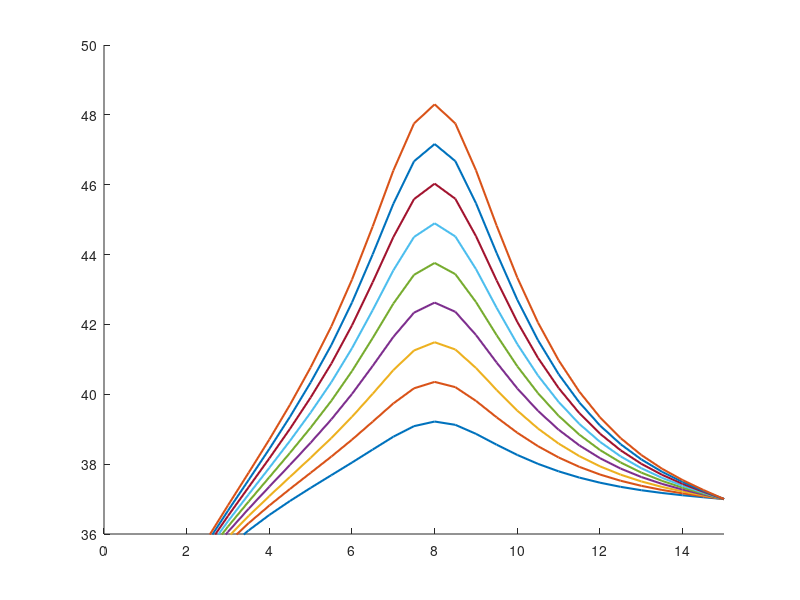

Write the MATLAB code that produced this figure. (Note: this script raises an error after producing the figure.)
%––––––––––––––––––––––––––––––––––––––––––––––––––––––––––––––––––––––––––––
% 1D hyperbolic bioheat w/ Gaussian tumor source, 3 skin layers, finer mesh
% and reduced dt for stability; snapshots at 2.5, 5, 7.5, 10 s in one plot.
%––––––––––––––––––––––––––––––––––––––––––––––––––––––––––––––––––––––––––––

clear; clc;

%% 1) DISCRETIZE TIME & SPATIAL DOMAINS
% Skin Layer thickness
L_epi = 0.0015;   % Epidermis (1.5 mm)
L_derm = 0.0035;  % Dermis (3.5 mm)
L_subq = 0.01;    % Subcutaneous (10 mm)
Lx = L_epi + L_derm + L_subq; % Domain Length

x_ast  = 0.008;   % [m]   Tumor center (midpoint of 0.05 m)

dx     = 0.0005;  % [m]   Spatial step → now 21 nodes from 0 to 0.05
dt     = 0.015;    % [s]   Time step (smaller for stability)
max_time = 10;   % plot up to 10s
time_steps = round(max_time/dt) + 1; % ensures we reach exactly 10 s: (n−1)*dt = 10
time = 0:dt:max_time+dt;

x  = 0:dx:Lx;          % x = [0, 0.0025, 0.005, …, 0.05]
nx = numel(x);

% Define Layers
layer = zeros(1, nx);
layer(x <= L_epi) = 1;                                  % Epidermis
layer(x > L_epi & x <= L_epi + L_derm) = 2;             % Dermis
layer(x > L_epi + L_derm) = 3;                          % Subcutaneous

% Find index of tumor center (closest grid point to x_ast)
[~, iTumor] = min(abs(x - x_ast));

%% 2) CONSTANTS AND PARAMETERS
% ------------ Physical Parameters ------------
% Skin Layer params
rho    = [1150 1116 900];   % [kg/m^3]  Tissue density (layers)
c      = [3590 3300 2500];  % [J/(kg·°C)]  Tissue specific heat
k      = [0.2 0.45 0.3];    % [W/(m·°C)]  Thermal conductivity
k_star = [0.1 0.1 0.1];     % [W/(m·°C·s)]  Hyperbolic‐term coefficient

% Blood params
h      = 4.5;     % [W/(m^2·°C)]    Convective coefficient at boundaries
wb     = 0.0098;  % [1/s]           Blood perfusion
rho_b  = 1056;    % [kg/m^3]        Blood density
cb     = 4000;    % [J/(kg·°C)]     Blood specific heat

Qm0    = 50.65;   % [W/m^3]         Metabolic heat (uniform)
Tb     = 37;      % [°C]            Arterial blood temperature
Tl     = [37 37 37];      % [°C]    Initial Ambient/tissue reference

% ------------ Gaussian‐source parameters ------------
% Q_r(i) = rho * S * P * exp( -a0*( x(i) - x_ast )^2 )
S      = 15;       % “per‐kg” scaling factor
% P    = 30;      % “power” factor (tune as needed)
a0     = 1e6;   % [1/m]  Gaussian width control

% ------------ Water vaporization and diffusion ------------
Da = 2.5e-5;    % m^2/s (air)
Mw = 0.018;     % kg/mol
Ra = 8.314;     % J/mol·K
Tw = 306;       % K (~33°C)
Pw = 5600;      % Pa (sat. vapor pressure at 33°C)
RH = 0.5;       % Relative humidity (fraction)
delta = 1e-4;   % m
c_air = 1005;   % J/kg·K
Df = [2e-9 2e-9 2e-9];  % m^2/s
cw = 4180;      % J/kg°C
rho_s = 1100;   % kg/m^3
rho_c = 1000;   % kg/m^3
nabla_r2 = (Lx/3)^2;

% ---------- Hyperbolic relaxation times ---------------
tau_q = 10;   % [s]
tau_T = 20;   % [s]
tau_v = 1;   % [s]


%% 3) INITIALIZE STORAGE FOR “SNAPSHOTS”
% Snapshot times (in seconds) and their corresponding loop‐indices
snapshot_times = linspace(2,max_time,5); % [2.5, 5.0, 7.5, 10.0];
snap_idx = round(snapshot_times/dt) + 1;
% e.g., 2.5/0.01 = 250 → +1 = 251 ⇒ t = (251−1)*0.01 = 2.50 s

T_p = zeros(nx,4); % For storing T(x,t=10s) for power testing
T_tumor_p = zeros(time_steps,4); % for storing tumor temp for power testing

z = 1;
powers = 10:5:50
for P = powers
    T_snapshots = zeros(nx, numel(snapshot_times));  
    % Each column j holds T(x) at t = snapshot_times(j)
    
    % Tumor temp array
    T_tumor = zeros(1, time_steps);
    
    % --------- Initialize temperature fields at t=0 -------------
    T     = ones(nx,1) * Tl(1);  
    T(find(layer == 1)) = Tl(1); T(find(layer == 2)) = Tl(2);
    T(find(layer == 3)) = Tl(3);
    T_new = T;   
    dTdt   = zeros(nx,1);
    d2Tdt2 = zeros(nx,1);


    %% 4) TIME‐MARCHING LOOP
    for n = 1:time_steps
    
        % (a) Update interior nodes i=2:(nx−1)
        for i = 2:(nx-1)
            L = layer(i);
    
            % (b) Calculate Heat Source values for given spatial step
            % Metabolic Heat Source:
            Qm = Qm0 * (1 + (T(i) - Tl(L))/10);         % [W/m^3] metabolic
    
            % Water diffusion:
            Qd = (Df(L) * cw * (rho_s - rho_c) / nabla_r2) * (T(i) - Tl(L));
            
            % Blood Perfusion (dermis, subq):
            if L > 1
                Qb = wb * rho_b * cb * (Tb - Tl(L));      % [W/m^3] perfusion (constant)
            else
                Qb = 0;
            end
    
            % Water vaporization (epidermis only)
            if L == 1
                Delta_m = (Da*Mw/(Ra*Tw)) * (Pw/Tw) * RH/(delta*c_air);
                Delta_Hvap = 2400e3; % J/kg
                Qv = Delta_m * Delta_Hvap / (delta * c_air);
            else 
                Qv = 0;
            end
    
            % Gaussian tumor heat source at node i:
            Qr = rho(L) * S * P * exp( -a0 * (x(i) - x_ast)^2 );  
    
            % Add up all heat sources to consolidate
            Q_tot = Qm + Qd + Qb + Qv + Qr;
    
            % 2nd‐spatial derivative (finite difference)
            d2Tdx2 = (T(i+1) - 2*T(i) + T(i-1)) / dx^2;
    
            % Hyperbolic bioheat terms:
            dTdt(i)   = (k(L)*d2Tdx2 + Q_tot) / (rho(L) * c(L));
            d2Tdt2(i) = (k_star(L)*d2Tdx2) / (rho(L) * c(L));
    
            % Update temperature at node i (eq. 7):
            T_new(i) = T(i) + dt * ( ...
               dTdt(i) + tau_q*dTdt(i) ...
             - tau_T*d2Tdt2(i) ...
             + (k(L) + k_star(L)*tau_v)*dTdt(i) );
        end
    
        % (c) Convective (Robin) BC at left boundary (i = 1):
        T_new(1) = (h*dx*T(1) + k(L) * 22) / (h*dx + k(L)); % 22C is RT
    
        % (d) Convective (Robin) BC at right boundary (i = nx):
        T_new(nx) = (h*dx*T(end) + k(L) * 37) / (h*dx + k(L)); % 37C is body temp
    
        % (e) Advance to next timestep
        T = T_new;
    
        % (f) If current “t” matches any snapshot index, store T(x)
        idx_this = find(snap_idx == n);
        if ~isempty(idx_this)
            T_snapshots(:, idx_this) = T;
        end
    
        % (g) Store T at tumor location
        T_tumor(n) = T_new(iTumor);
    end

    %% Store profile for given P to be compared after
    T_p(:,z) = T_snapshots(:,end);
    T_tumor_p(:,z) = T_tumor;
    z = z+1;

end % end of testing parameter loop (power)

%% Plot T(x) for Powers
figure('Position',[200,200,800,500]);
hold on;

colors = lines(numel(powers));  
for j = 1:size(T_p,2)
    plot(x*1000, T_p(:,j), 'Color', colors(j,:), 'LineWidth',1.5, ...
         'DisplayName', sprintf('P = %.1f W', powers(j)));
end

ylim([36 50])
xlim([0 Lx*10^3])
xline(0, '-',{'Epiderm'},'HandleVisibility','off','Fontsize',16)
xline((L_epi)*10^3,'-',{'Derm'},'HandleVisibility','off','Fontsize',16)
xline((L_epi+L_derm)*10^3,'-',{'Subcutaneous'},'HandleVisibility','off','Fontsize',16)
xline(x_ast*10^3,'-r',{'Tumor'},'LineWidth',5,'HandleVisibility','off','Fontsize',20)
xlabel('Distance (mm)','Fontsize',16);
ylabel('Temperature (°C)','Fontsize',16);
title(['Temperature Profile T(t=10s,x), Various Powers'],'Fontsize',20);
legend('Location','northeast','FontSize',12);
grid on;
hold off;


%% 6. PLOT: TUMOR TEMPERATURE VS TIME
figure('Position',[200,200,800,500]);
hold on;

colors = lines(numel(powers));  
for j = 1:size(T_p,2)
    plot(time, T_tumor_p(:,j), 'Color', colors(j,:), 'LineWidth',1.5, ...
         'DisplayName', sprintf('P = %.1f W', powers(j)));
end

xlim([0 time(end)])
ylim([36 50])
xlabel('time (s)','Fontsize',16);
ylabel('Temperature (°C)','Fontsize',16);
title(['Temperature at Tumor Location vs. Time, Various Powers'],'Fontsize',20);
legend('Location','best','FontSize',12);
grid on;
hold off;
